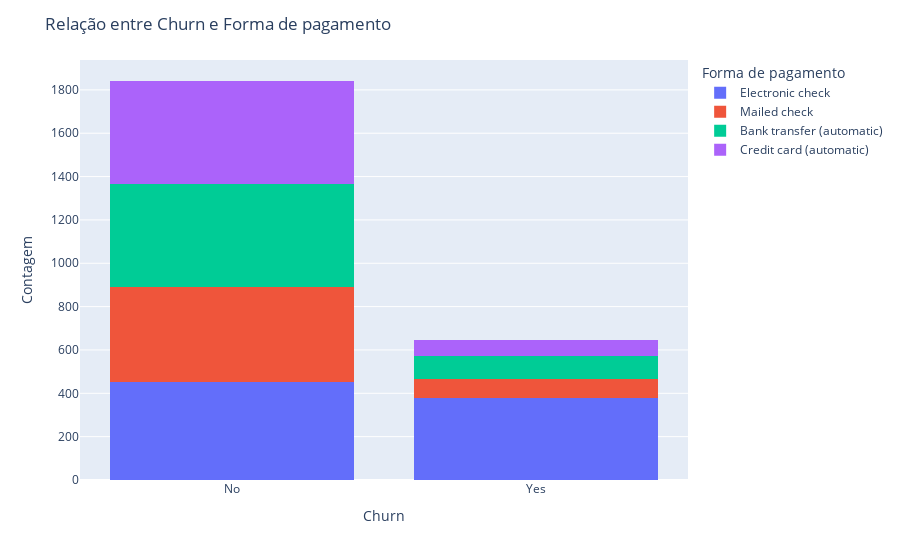

Notebook source saved alongside this figure:
### Markdown cell above
A forma de pagamento está relacionada com o Churn?

### Code cell
fig = px.histogram(df, x='Churn', color='PaymentMethod', barmode='stack')

# Layout
fig.update_layout(title='Relação entre Churn e Forma de pagamento',
                  xaxis_title='Churn',
                  yaxis_title='Contagem',
                  legend_title='Forma de pagamento')
fig.show()

### Figure 1 — Plotly figure (JSON) as saved in the notebook; plotly's stock layout.template omitted (floating-point values rounded to 4 significant figures; data arrays with more than 128 entries replaced by an {"elided": "..."} marker saying what was removed)
{"data": [{"bingroup": "x", "hovertemplate": "PaymentMethod=Electronic check<br>Churn=%{x}<br>count=%{y}<extra></extra>", "legendgroup": "Electronic check", "marker": {"color": "#636efa", "pattern": {"shape": ""}}, "name": "Electronic check", "orientation": "v", "showlegend": true, "type": "histogram", "x": {"elided": "830 str values"}, "xaxis": "x", "yaxis": "y"}, {"bingroup": "x", "hovertemplate": "PaymentMethod=Mailed check<br>Churn=%{x}<br>count=%{y}<extra></extra>", "legendgroup": "Mailed check", "marker": {"color": "#EF553B", "pattern": {"shape": ""}}, "name": "Mailed check", "orientation": "v", "showlegend": true, "type": "histogram", "x": {"elided": "528 str values"}, "xaxis": "x", "yaxis": "y"}, {"bingroup": "x", "hovertemplate": "PaymentMethod=Bank transfer (automatic)<br>Churn=%{x}<br>count=%{y}<extra></extra>", "legendgroup": "Bank transfer (automatic)", "marker": {"color": "#00cc96", "pattern": {"shape": ""}}, "name": "Bank transfer (automatic)", "orientation": "v", "showlegend": true, "type": "histogram", "x": {"elided": "579 str values"}, "xaxis": "x", "yaxis": "y"}, {"bingroup": "x", "hovertemplate": "PaymentMethod=Credit card (automatic)<br>Churn=%{x}<br>count=%{y}<extra></extra>", "legendgroup": "Credit card (automatic)", "marker": {"color": "#ab63fa", "pattern": {"shape": ""}}, "name": "Credit card (automatic)", "orientation": "v", "showlegend": true, "type": "histogram", "x": {"elided": "551 str values"}, "xaxis": "x", "yaxis": "y"}], "layout": {"barmode": "stack", "legend": {"title": {"text": "Forma de pagamento"}, "tracegroupgap": 0}, "margin": {"t": 60}, "title": {"text": "Relação entre Churn e Forma de pagamento"}, "xaxis": {"anchor": "y", "domain": [0, 1], "title": {"text": "Churn"}}, "yaxis": {"anchor": "x", "domain": [0, 1], "title": {"text": "Contagem"}}}}
